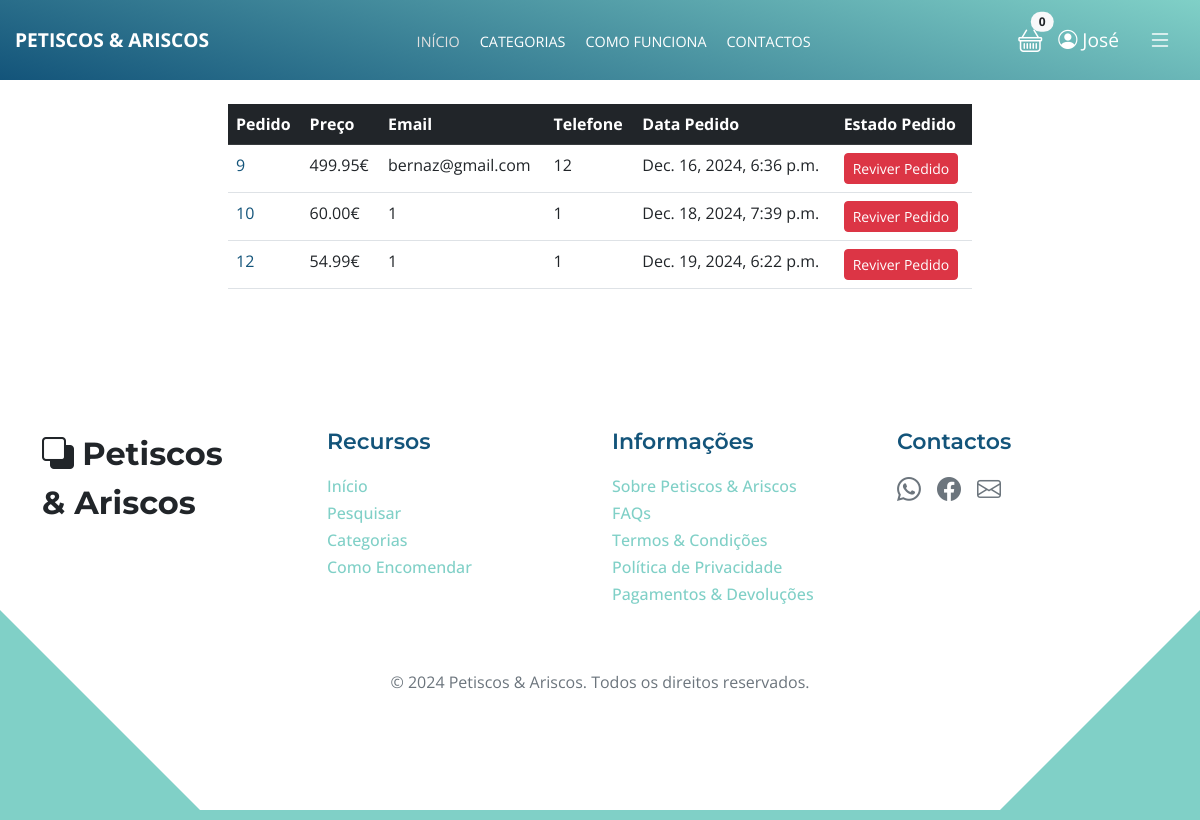
Page /pagamentos/pedidos_finalizados (signed in) on the committed database.
### pagamentos/models.py (models this page shows, shortened)
class Order(models.Model):
    user = models.ForeignKey(User, on_delete=models.CASCADE, null=True, blank=True)
    full_name = models.CharField(max_length=250)
    email = models.EmailField(max_length=250)
    shipping_address = models.TextField(max_length=1500)
    phone = models.CharField(max_length=200, null=True, blank=True)
    amount_paid = models.DecimalField(max_digits=10, decimal_places=2)
    date_ordered = models.DateTimeField(auto_now_add=True)
    shipped = models.BooleanField(default=False)
    date_shipped = models.DateTimeField(blank=True, null=True)

### pagamentos/views.py (the view, shortened to what this page needs)
# urls.py: path('pedidos_finalizados', views.shipped_dash, name='shipped_dash'),
def shipped_dash(request):
	if request.user.is_authenticated and request.user.is_superuser:
		orders = Order.objects.filter(shipped=True)
		return render(request, "payment/shipped_dash.html", {"orders":orders})
	else:
		messages.success(request, "Access Denied")
		return redirect('home')

### carrinho/cart.py (called while the page is built)
	def __len__(self):
		return len(self.cart)

### carrinho/context_processors.py (called while the page is built)
def cart(request):
	return {'cart': Cart(request)}

### pagamentos/templates/payment/shipped_dash.html (shortened to what this page needs)
{% extends 'base.html' %}
{% block content %}
        <div class="container">
            <div class="row">
                <center>
                    <div class="col-8">
                        <br/>
                        <table class="table">
                            <thead class="table-dark">
                                <tr>
                                    <th scope="col">Pedido</th>
                                    <th scope="col">Preço</th>
                                    <th scope="col">Email</th>
                                    <th scope="col">Telefone</th>
                                    <th scope="col">Data Pedido</th>
                                    <th scope="col">Estado Pedido</th>
                                </tr>
                            </thead>
                            <tbody>
                                {% for item in orders %}
                                <tr>
                                    <td><a href="{% url 'orders' item.id %}">{{ item.id }}</a></td>
                                    <td>{{ item.amount_paid }}€</td>
                                    <td>{{ item.email }}</td>
                                    <td>{{ item.phone }}</td>
                                    <td>{{ item.date_ordered }}</td>
                                    <td>
                                        <form method="POST">
                                            <button type="submit" class="btn btn-danger btn-sm">Reviver Pedido</button>
                                        </form>
                                    </td>
                                </tr>
                                {% endfor %}
                            </tbody>
                        </table>
                        <br/>
                    </div>
                </center>
            </div>
        </div>
{% endblock %}

### loja/templates/navbar.html (shortened to what this page needs)
{% load static %}
<nav class="new-navbar">
    <div class="container d-flex justify-content-between align-items-center">
        <a href="#" class="new-navbar-brand">Petiscos & Ariscos</a>
        <ul class="new-navbar-nav d-flex mb-0">
            <li class="new-nav-item">
                <a href="{% url 'home' %}" class="new-nav-link active">INÍCIO</a>
            </li>
            <li class="new-nav-item dropdown">
                <a href="#" class="new-nav-link dropdown-toggle" id="dropdownMenu" role="button" data-bs-toggle="dropdown" aria-expanded="false">
                    CATEGORIAS
                </a>
            </li>
            <li class="new-nav-item">
                <a href="#como-funciona" class="new-nav-link">COMO FUNCIONA</a>
            </li>
            <li class="new-nav-item">
                <a href="#section_4" class="new-nav-link">CONTACTOS</a>
            </li>
        </ul>
        <div class="d-flex align-items-center gap-3">
            <div class="cart-icon position-relative">
                <a href="{% url 'cart_summary' %}" class="cart-link">
                    <i class="bi bi-basket" style="font-size: 1.5rem;"></i>
                    <span class="badge position-absolute top-0 start-100 translate-middle bg-light text-dark rounded-pill" id="cart_quantity">
                        {{ cart|length }}
                    </span>
                </a>
            </div>
            <div class="new-navbar-icons dropdown">
                <a href="#" class="dropdown-toggle no-arrow" id="userDropdown" role="button" data-bs-toggle="dropdown" aria-expanded="false">
                    <i class="bi bi-person-circle"></i>
                    {% if user.is_authenticated %}
                        {{ user.first_name|default:user.username }}
                    {% else %}
                        Conta
                    {% endif %}
                </a>
            </div>
            <button class="btn new-navbar-toggle dropdown-toggle no-arrow" id="customToggle" type="button" data-bs-toggle="dropdown" aria-expanded="false">
                <i class="bi bi-list" style="font-size: 1.5rem;"></i>
            </button>
        </div>
    </div>
</nav>

### static/css/customs.css (style rules this page uses)
.new-navbar { background: linear-gradient(15deg, #13547a 0%, #80d0c7 100%); padding: 15px 0; position: relative; width: 100%; z-index: 1000; }
.new-navbar .container { max-width: 1200px; margin: 0 auto; padding: 0 15px; }
.new-navbar-brand { font-size: 1.2rem; font-weight: bold; color: #fff; text-decoration: none; text-transform: uppercase; }
.new-navbar-nav { list-style: none; gap: 20px; display: flex; margin: 0 auto; padding: 0; }
.new-nav-item { list-style: none; }
.new-nav-link { color: #fff; font-size: 0.9rem; text-transform: uppercase; text-decoration: none; transition: color 0.3s ease; }
.new-nav-link:hover, .new-nav-link.active { color: #e0e0e0; }
.new-navbar-icons { display: flex; gap: 15px; }
.new-navbar-icons a { color: #fff; font-size: 1.2rem; text-decoration: none; transition: color 0.3s ease; }
.new-navbar-toggle { background: none; border: none; color: white; transition: transform 0.3s ease-in-out; }

### static/css/template-topics.css (style rules this page uses)
:root { --white-color: #ffffff; --primary-color: #13547a; --secondary-color: #80d0c7; --section-bg-color: #f0f8ff; --custom-btn-bg-color: #80d0c7; --custom-btn-bg-hover-color: #13547a; --dark-color: #000000; --p-color: #717275; --border-color: #7fffd4; --link-hover-color: #13547a; --body-font-family: 'Open Sans', sans-serif; --title-font-family: 'Montserrat', sans-serif; --h1-font-size: 58px; --h2-font-size: 46px; --h3-font-size: 32px; --h4-font-size: 28px; --h5-font-size: 24px; --h6-font-size: 22px; --p-font-size: 20px; --menu-font-size: 14px; --btn-font-size: 18px; --copyright-font-size: 16px; --border-radius-large: 100px; --border-radius-medium: 20px; --border-radius-small: 10px; --font-weight-normal: 400; --font-weight-medium: 500; --font-weight-semibold: 600; --font-weight-bold: 700; }
body { background-color: var(--white-color); font-family: var(--body-font-family); }
ul li { color: var(--p-color); font-size: var(--p-font-size); font-weight: var(--font-weight-normal); }
a, button { touch-action: manipulation; transition: all 0.3s; }
a { display: inline-block; color: var(--primary-color); text-decoration: none; }

### loja/templates/navbar.html (style rules this page uses)
.dropdown-toggle::after { display: none; }
.cart-link { color: #fff; text-decoration: none; position: relative; }
.cart-link .bi-basket { font-size: 1.5rem; }
.cart-link .badge { color: #fff; background-color: #000; }
#customToggle .bi-list { color: #fff; }

### rows in the picture
Order: id "9", amount_paid "499.95", email "bernaz@gmail.com", phone "12", date_ordered "Dec. 16, 2024, 6:36 p.m."
Order: id "10", amount_paid "60.00", email "1", phone "1", date_ordered "Dec. 18, 2024, 7:39 p.m."
Order: id "12", amount_paid "54.99", email "1", phone "1", date_ordered "Dec. 19, 2024, 6:22 p.m."

### other values in the picture
{{ cart|length }} "0"
{{ user.first_name|default:user.username }} "José"
